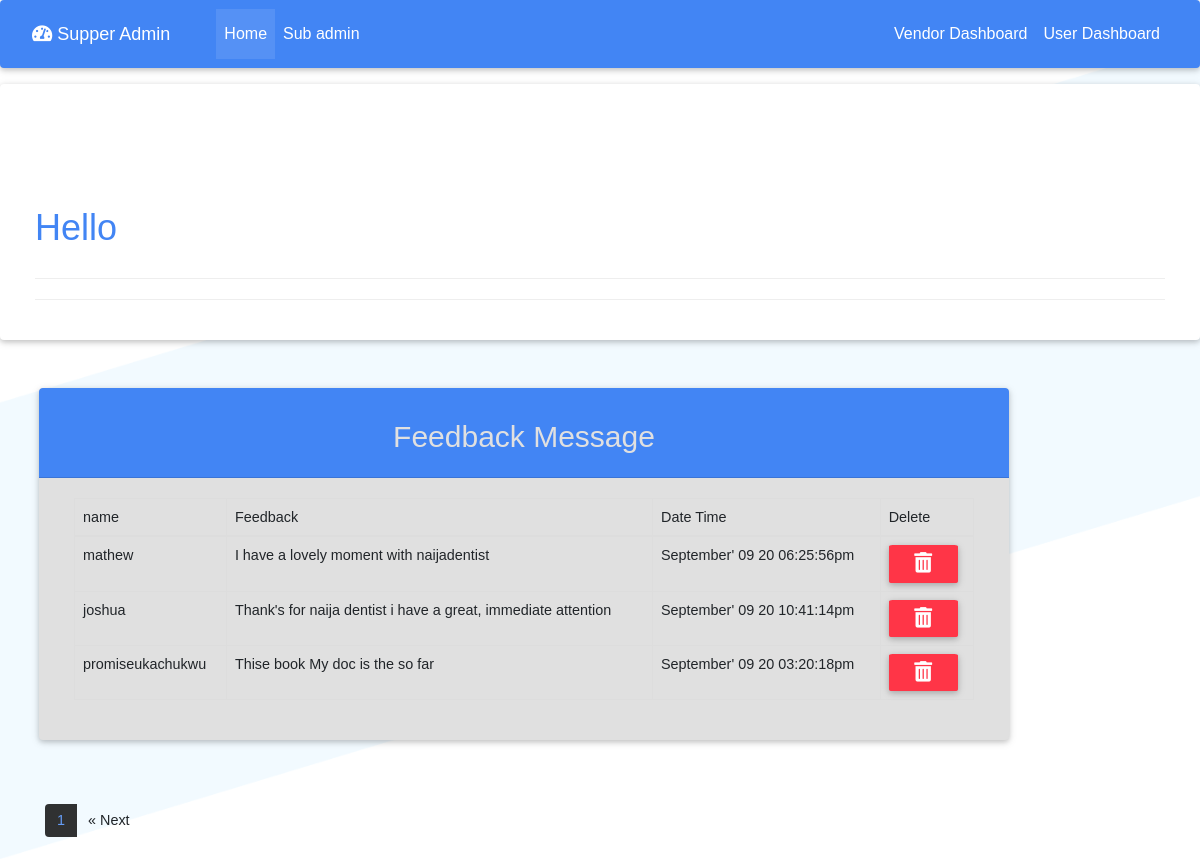
The app's page /admin/feedback.php with its own data.
### tables this page shows
CREATE TABLE `feedback` (
  `feedback_id` int(11) NOT NULL,
  `name` varchar(30) NOT NULL,
  `feedback` varchar(250) NOT NULL,
  `date_time` text NOT NULL
);

### admin/feedback.php (the view, shortened to what this page needs)
<?php include "inc/admin_header.php" ?>
<?php require 'functions.php' ?>
<main>
    <?php include "out_header2.php" ?>
    <div class="row">
        <div class="container-fluid">
            <div class="col-l2-lg">
                <div class="card">
                    <div class="card-body">
                        <div class="col main pt-5 mt-3">
                            <h1 class="display-4 d-none d-sm-block">
                                <h1 class="text-primary d-inline-block">Hello</h1>
                            </h1>
                            <hr>
                            <hr>
                        </div>
                    </div>
                </div>
            </div>
            <div class="col-lg-10 mx-4">
                <div class="card bg-light my-5">
                    <div class="card-header text-center text-light bg-primary">
                        <h2 class="card-title">Feedback Message</h2>
                    </div>
                    <div class="card-body form-body">
                        <div class="col-lg-12 text-light">
                            <table class="table table-responsive-lg table-hover table-bordered">
                                <thead>
                                    <th>name</th>
                                    <th>Feedback</th>
                                    <th>Date Time</th>
                                    <th>Delete</th>
                                </thead>
                                <tbody>
                                    <?php
                if(isset($_GET['page'])){
                    $page = $_GET['page'];
                }else{
                    $page = 1;
                }
                $num_per_page = 3;
                $start_from = ($page -1) * 3;
                $query = "SELECT * FROM feedback ORDER BY feedback_id DESC LIMIT $start_from, $num_per_page";
                $faq_message = mysqli_query($conn, $query);
                while($row = mysqli_fetch_assoc($faq_message)){
                    $feedback_id = $row['feedback_id'];
                    $name = $row['name'];
                    $feedback = $row['feedback'];
                    $date_time = $row['date_time'];
                echo '<tr>';
                echo '<td>'.$name.'</td>';
                echo '<td>'.$feedback.'</td>';
                echo '<td>'.$date_time.'</td>';
                echo "<td><a class='btn btn-danger btn-sm delete' style='border-radius: 5%;'  href='feedback.php?delete={$feedback_id}'> <i class='fa fa-trash-alt fa-2x'></i></a></td>";
                echo '</tr>';
                }
                ?>
                                </tbody>
                            </table>
                        </div>
                    </div>
                </div>
            </div>
            <?php
                            $statement = "SELECT * FROM feedback";
                            $total_result = $conn->query($statement);
                            $total_feedback = mysqli_num_rows($total_result);
                            $total_faq_page = ceil($total_feedback / $num_per_page);
                            ?>
            <div class="col-lg-12">
                <div class="container">
                    <nav aria-label="...">
                        <ul class="pagination my-3">
                            <?php
                    for ($i=1; $i < $total_faq_page ; $i++) {
                    if($i == $page){
                        echo "<li class='page-item  bg-light'><a class='page-link light active_link text-primary' href='feedback.php?page=".$i."'>$i</a></li>";
                    }else{
                        echo "<li class='page-item  bg-light'><a class='page-link light text-primary' href='feedback.php?page=".$i."'>$i</a></li>";
                    }
                    }
                if($i > $page){
                    echo "<li class='page-item'><a class='page-link ' href='feedback.php?page=".($page + 1)."'>
                    <span aria-hidden='true'>&laquo;</span>
                    Next
                    </a>
                    </li>";
                    }
                    ?>
                        </ul>
                    </nav>
                </div>
            </div>
        </div>
    </div>
</main>
<?php include "inc/admin_footer.php" ?>

### admin/css/nomalise.css (style rules this page uses)
body, html { height:100%; }
.card { overflow:hidden; }
nav .pagination li .active_link { background-color: #000 !important; opacity: 0.8; }

### admin/css/sample.css (style rules this page uses)
:root { --ck-sample-base-spacing: 2em; --ck-sample-color-white: #fff; --ck-sample-color-green: #279863; }
body, html { padding: 0; margin: 0; font-family: sans-serif, Arial, Verdana, "Trebuchet MS", "Apple Color Emoji", "Segoe UI Emoji", "Segoe UI Symbol"; font-size: 16px; line-height: 22px; }
body { height: 100%; color: #2D3A4A; background-image: url(../img/bg.png); background-repeat: no-repeat; background-position: 50% 100%; background-size: 100% auto; }
body * { box-sizing: border-box; }
a { color: #38A5EE; }

### records on screen
feedback: name "mathew", feedback "I have a lovely moment with naijadentist", date_time "September' 09 20 06:25:56pm"
feedback: name "joshua", feedback "Thank's for naija dentist i have a great, immediate attention", date_time "September' 09 20 10:41:14pm"
feedback: name "promiseukachukwu", feedback "Thise book My doc is the so far", date_time "September' 09 20 03:20:18pm"
